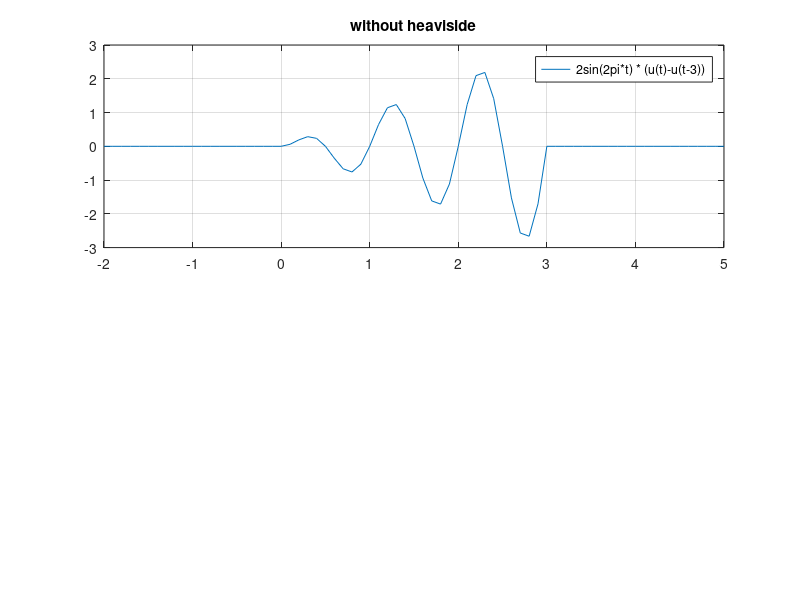

Write MATLAB code to recreate this figure. (Note: this script raises an error after producing the figure.)
%======================================================================
% Ali Omrani
% id = 810193457
% Computer Assignment 1 - Problem 1 - 2
% File name: CA1_P_1_2.m
% University of Tehran, Electrical and Computer Engineering faculty
% Signals and Systems, Fall 95
%======================================================================

t1 = -2: .1: 0;
t2 = 0: .1: 5;

u1 = zeros(size(t1));
u2 = ones(size(t2));

t = [t1 t2];
u = [u1 u2];

t1 = -2: .1: 3;
t2 = 3: .1: 5;

u1 = zeros(size(t1));
u2 = ones(size(t2));

t = [t1 t2];
u_3 = [u1 u2];

x = (t .* sin(2*pi*t)) .* (u - u_3);

subplot(2,1,1);
plot(t, x);
grid;
title('without heaviside');
legend('2sin(2pi*t) * (u(t)-u(t-3))');



u_h = heaviside(t); 
u_h_3 = heaviside(t-3);

y = (t.* sin(2*pi*t)) .* (u_h - u_h_3);

subplot(2,1,2);
plot(t, y);
grid;

title('with heaviside');
legend('2sin(2pi*t) * (u(t)-u(t-3))');





